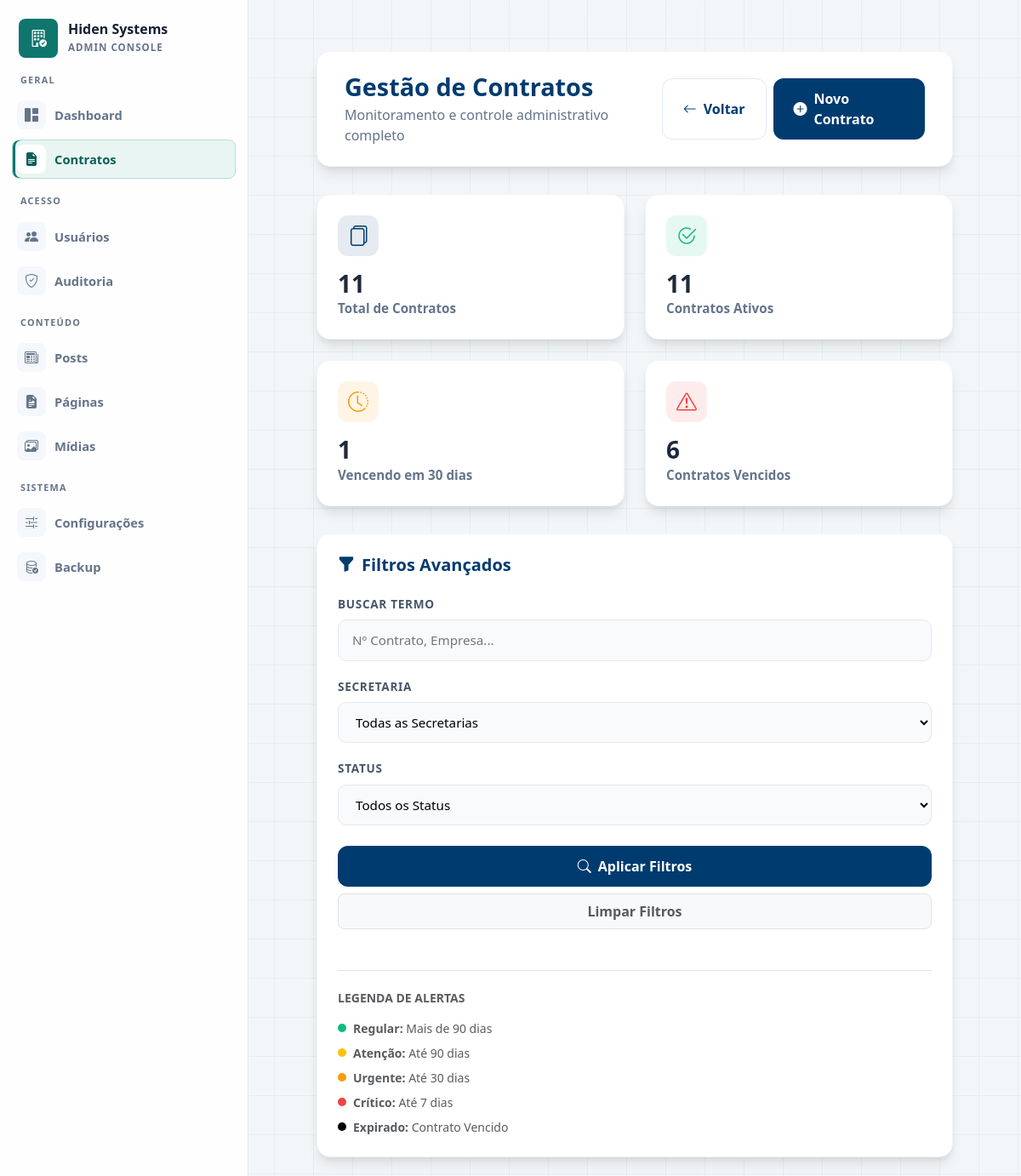
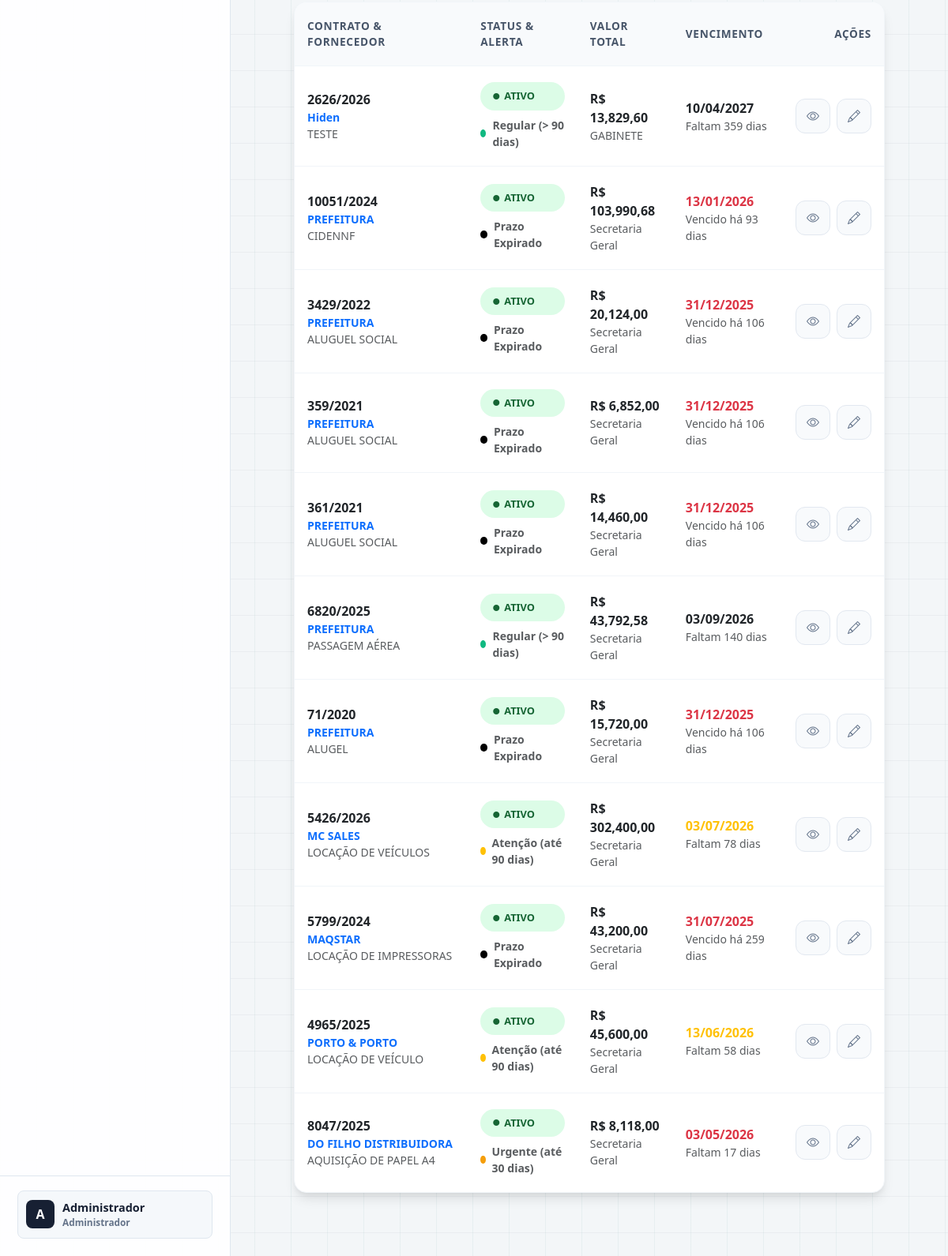
/admin-panel/contratos/ (signed in), run on the app's committed database (2 pictures, top to bottom).
### contratos/models.py (models this page shows, shortened)
class Contract(models.Model):
    numero_contrato = models.CharField(max_length=50, unique=True, verbose_name="Número do Contrato")
    secretaria = models.ForeignKey(Secretaria, on_delete=models.SET_NULL, null=True, blank=True, related_name='contratos', verbose_name="Secretaria Responsável")
    numero_protocolo = models.CharField(max_length=50, blank=True, null=True, verbose_name="Número do Protocolo")
    processo_administrativo = models.CharField(max_length=50, blank=True, null=True, verbose_name="Processo Administrativo")
    numero_pregao = models.CharField(max_length=50, blank=True, null=True, verbose_name="Número do Pregão")
    secretario = models.CharField(max_length=100, blank=True, null=True, verbose_name="Secretário(a)")
    numero_nota_empenho = models.CharField(max_length=50, blank=True, null=True, verbose_name="Número da Nota de Empenho")
    numero_ficha = models.CharField(max_length=50, blank=True, null=True, verbose_name="Número da Ficha")
    empresa = models.CharField(max_length=255, blank=True, null=True, verbose_name="Empresa")
    objeto = models.TextField(blank=True, null=True, verbose_name="Objeto do Contrato")
    data_inicio = models.DateField(verbose_name="Data de Início")
    vigencia = models.IntegerField(default=12, verbose_name="Vigência (meses)")
    data_vencimento = models.DateField(verbose_name="Data de Vencimento", blank=True)
    status = models.CharField(max_length=20, choices=ContractStatus.choices, default=ContractStatus.ATIVO)
    responsavel = models.CharField(max_length=255, verbose_name="Responsável")
    arquivo = models.FileField(upload_to='contratos/', blank=True, null=True, verbose_name="Arquivo do Contrato")
    dias_restantes = models.IntegerField(default=0)
    alerta = models.CharField(max_length=20, choices=AlertStatus.choices, default=AlertStatus.NORMAL)
    criado_por = models.ForeignKey(User, on_delete=models.SET_NULL, null=True, blank=True, related_name='contratos_criados', verbose_name="Criado por")
    criado_em = models.DateTimeField(auto_now_add=True)
    atualizado_em = models.DateTimeField(auto_now=True)
    @property
    def valor(self):
        annotated_total = getattr(self, 'valor_total_calculado', None)
        if annotated_total is not None:
            return annotated_total
        prefetched_itens = getattr(self, '_prefetched_objects_cache', {}).get('itens')
        if prefetched_itens is not None:
            return sum((item.valor_total or 0) for item in prefetched_itens)
        total = self.itens.aggregate(total=models.Sum('valor_total'))['total']
        return total or 0
    @property
    def alerta_info(self):
        mapping = {
            'vencido': {
                'label': 'Prazo Expirado',
                'color': '#000000',
                'icon': 'bi-exclamation-octagon-fill',
                'description': 'O contrato já venceu.'
            },
            'vermelho': {
                'label': 'Crítico (até 7 dias)',
                'color': 'var(--hiden-danger)',
                'icon': 'bi-exclamation-triangle-fill',
                'description': 'Vencimento em menos de uma semana.'
            },
            'laranja': {
                'label': 'Urgente (até 30 dias)',
                'color': 'var(--hiden-warning)',
                'icon': 'bi-clock-fill',
                'description': 'Vencimento em menos de um mês.'
            },
            'amarelo': {
                'label': 'Atenção (até 90 dias)',
                'color': '#ffc107', # Yellow mais visível
                'icon': 'bi-info-circle-fill',
                'description': 'Vencimento em menos de 3 meses.'
            },
            'normal': {
                'label': 'Regular (> 90 dias)',
                'color': 'var(--hiden-success)',
                'icon': 'bi-check-circle-fill',
                'description': 'Prazo de vigência seguro.'
            }
        }
        return mapping.get(self.alerta, mapping['normal'])

### admin_panel/models.py (models this page shows, shortened)
class Secretaria(models.Model):
    nome = models.CharField(max_length=100, unique=True, verbose_name="Nome da Secretaria")
    slug = models.SlugField(unique=True)
    icone = models.CharField(max_length=50, default="bi-building", verbose_name="Ícone Bootstrap")
    cor = models.CharField(max_length=20, default="#0d6efd", verbose_name="Cor de Identificação")
    criado_em = models.DateTimeField(auto_now_add=True)
    class Meta:
        verbose_name = "Secretaria"
        verbose_name_plural = "Secretarias"
        ordering = ['nome']

### admin_panel/views.py (the view)
    def wrapper(request, *args, **kwargs):
        try:
            if hasattr(request.user, 'profile') and request.user.profile.two_factor_enabled:
                if not request.session.get('two_factor_verified'):
                    return redirect('admin_panel:verify_2fa')
        except Exception as e:
            print(f"ERRO DECORATOR two_factor_required: {e}")
            return redirect('admin_panel:verify_2fa')
        return view_func(request, *args, **kwargs)

### templates/admin_panel/contratos_list.html (shortened to what this page needs)
{% extends 'admin_panel/admin_base.html' %}
{% load static %}
{% load humanize %}
{% block admin_content %}
<div class="main-content-wrapper">
    <div class="page-header">
        <div class="page-title">
            <h2>Gestão de Contratos</h2>
            <p>Monitoramento e controle administrativo completo</p>
        </div>
        <div class="header-actions d-flex gap-2">
            <a href="{% url 'admin_panel:dashboard' %}" class="btn-secondary-hiden">
                <i class="bi bi-arrow-left"></i>
                Voltar
            </a>
            <a href="{% url 'contratos:criar' %}" class="btn-primary-hiden">
                <i class="bi bi-plus-circle-fill"></i>
                Novo Contrato
            </a>
        </div>
    </div>
    <div class="stat-grid">
        <div class="hiden-stat-card">
            <div class="stat-icon-box" style="background: rgba(0, 59, 112, 0.1); color: var(--hiden-primary);">
                <i class="bi bi-files"></i>
            </div>
            <div class="stat-info">
                <h3>{{ stats.total }}</h3>
                <span>Total de Contratos</span>
            </div>
        </div>
        <div class="hiden-stat-card">
            <div class="stat-icon-box" style="background: rgba(16, 185, 129, 0.1); color: var(--hiden-success);">
                <i class="bi bi-check2-circle"></i>
            </div>
            <div class="stat-info">
                <h3>{{ stats.ativos }}</h3>
                <span>Contratos Ativos</span>
            </div>
        </div>
        <div class="hiden-stat-card">
            <div class="stat-icon-box" style="background: rgba(245, 158, 11, 0.1); color: var(--hiden-warning);">
                <i class="bi bi-clock-history"></i>
            </div>
            <div class="stat-info">
                <h3>{{ stats.vencendo_30 }}</h3>
                <span>Vencendo em 30 dias</span>
            </div>
        </div>
        <div class="hiden-stat-card">
            <div class="stat-icon-box" style="background: rgba(239, 68, 68, 0.1); color: var(--hiden-danger);">
                <i class="bi bi-exclamation-triangle"></i>
            </div>
            <div class="stat-info">
                <h3>{{ stats.vencidos }}</h3>
                <span>Contratos Vencidos</span>
            </div>
        </div>
    </div>
    <div class="content-grid">
        <aside class="filter-card">
            <h5 class="fw-bold mb-4" style="color: var(--hiden-primary);"><i class="bi bi-funnel-fill me-2"></i>Filtros Avançados</h5>
            <form method="get">
                <div class="filter-group">
                    <label class="filter-label">Buscar Termo</label>
                    <input type="text" name="q" class="hiden-input" placeholder="Nº Contrato, Empresa..." value="{{ query|default:'' }}">
                </div>
                <div class="filter-group">
                    <label class="filter-label">Secretaria</label>
                    <select name="secretaria" class="hiden-input">
                        <option value="">Todas as Secretarias</option>
                    </select>
                </div>
                <div class="filter-group">
                    <label class="filter-label">Status</label>
                    <select name="status" class="hiden-input">
                        <option value="">Todos os Status</option>
                    </select>
                </div>
                <div class="d-grid gap-2 mt-4">
                    <button type="submit" class="btn-primary-hiden justify-content-center">
                        <i class="bi bi-search"></i> Aplicar Filtros
                    </button>
                    <a href="{% url 'admin_panel:contratos_list' %}" class="btn btn-light rounded-pill fw-bold text-muted border py-2">
                        Limpar Filtros
                    </a>
                </div>
            </form>
            <div class="mt-5 pt-4 border-top">
                <h6 class="fw-bold mb-3 small text-muted text-uppercase">Legenda de Alertas</h6>
                <div class="d-flex flex-column gap-2">
                    <div class="d-flex align-items-center gap-2 small">
                        <span class="rounded-circle" style="width: 10px; height: 10px; background: var(--hiden-success);"></span>
                        <span class="text-muted"><b>Regular:</b> Mais de 90 dias</span>
                    </div>
                    <div class="d-flex align-items-center gap-2 small">
                        <span class="rounded-circle" style="width: 10px; height: 10px; background: #ffc107;"></span>
                        <span class="text-muted"><b>Atenção:</b> Até 90 dias</span>
                    </div>
                    <div class="d-flex align-items-center gap-2 small">
                        <span class="rounded-circle" style="width: 10px; height: 10px; background: var(--hiden-warning);"></span>
                        <span class="text-muted"><b>Urgente:</b> Até 30 dias</span>
                    </div>
                    <div class="d-flex align-items-center gap-2 small">
                        <span class="rounded-circle" style="width: 10px; height: 10px; background: var(--hiden-danger);"></span>
                        <span class="text-muted"><b>Crítico:</b> Até 7 dias</span>
                    </div>
                    <div class="d-flex align-items-center gap-2 small">
                        <span class="rounded-circle" style="width: 10px; height: 10px; background: #000;"></span>
                        <span class="text-muted"><b>Expirado:</b> Contrato Vencido</span>
                    </div>
                </div>
            </div>
        </aside>
        <main class="table-card">
            <div class="table-responsive">
                <table class="hiden-table">
                    <thead>
                        <tr>
                            <th>Contrato & Fornecedor</th>
                            <th>Status & Alerta</th>
                            <th>Valor Total</th>
                            <th>Vencimento</th>
                            <th class="text-end">Ações</th>
                        </tr>
                    </thead>
                    <tbody>
                        {% for contrato in contratos %}
                        <tr>
                            <td>
                                <div class="d-flex flex-column">
                                    <span class="fw-bold text-dark fs-6">{{ contrato.numero_contrato }}</span>
                                    <span class="text-primary fw-semibold small">{{ contrato.empresa|default:"Fornecedor não informado" }}</span>
                                    <span class="text-muted small text-truncate" style="max-width: 250px;">{{ contrato.objeto|truncatechars:60 }}</span>
                                </div>
                            </td>
                            <td>
                                <div class="d-flex flex-column gap-2">
                                    <span class="hiden-badge {% if contrato.status == 'ativo' %}badge-active{% else %}badge-expired{% endif %}">
                                        <i class="bi bi-circle-fill" style="font-size: 0.5rem;"></i>
                                        {{ contrato.get_status_display|upper }}
                                    </span>
                                    <div class="d-flex align-items-center gap-2 small fw-bold" title="{{ contrato.alerta_info.description }}">
                                        <span class="rounded-circle" style="width: 10px; height: 10px; background: {{ contrato.alerta_info.color }};"></span>
                                        <span class="text-muted">{{ contrato.alerta_info.label }}</span>
                                    </div>
                                </div>
                            </td>
                            <td>
                                <div class="d-flex flex-column">
                                    <span class="fw-bold text-dark">R$ {{ contrato.valor|floatformat:2|intcomma }}</span>
                                    <span class="text-muted small">{{ contrato.secretaria.nome|default:"Secretaria Geral" }}</span>
                                </div>
                            </td>
                            <td>
                                <div class="d-flex flex-column">
                                    <span class="fw-bold {% if contrato.dias_restantes <= 30 %}text-danger{% elif contrato.dias_restantes <= 90 %}text-warning{% else %}text-dark{% endif %}">
                                        {{ contrato.data_vencimento|date:"d/m/Y" }}
                                    </span>
                                    <span class="text-muted small">
                                        {% if contrato.dias_restantes > 0 %}
                                            Faltam {{ contrato.dias_restantes }} dias
                                        {% elif contrato.dias_restantes == 0 %}
                                            Vence Hoje
                                        {% else %}
                                            Vencido há {{ contrato.dias_restantes|stringformat:"i"|slice:"1:" }} dias
                                        {% endif %}
                                    </span>
                                </div>
                            </td>
                            <td class="text-end">
                                <div class="d-flex justify-content-end gap-2">
                                    <a href="{% url 'contratos:detalhe' contrato.pk %}" class="btn-action" title="Ver Detalhes">
                                        <i class="bi bi-eye"></i>
                                    </a>
                                    <a href="{% url 'contratos:editar' contrato.pk %}" class="btn-action" title="Editar">
                                        <i class="bi bi-pencil"></i>
                                    </a>
                                </div>
                            </td>
                        </tr>
                        {% endfor %}
                    </tbody>
                </table>
            </div>
        </main>
    </div>
</div>
{% endblock %}

### templates/admin_panel/admin_base.html (shortened to what this page needs)
{% load static %}
<!DOCTYPE html>
<html lang="pt-br">
<head>
    <link href="https://cdn.jsdelivr.net/npm/bootstrap@5.3.3/dist/css/bootstrap.min.css" rel="stylesheet">
    <link rel="stylesheet" href="https://cdn.jsdelivr.net/npm/bootstrap-icons@1.11.3/font/bootstrap-icons.min.css">
</head>
<body>
<div class="admin-layout">
    <aside class="admin-layout-sidebar no-print">
        <div class="admin-layout-brand">
            <div class="admin-layout-mark"><i class="bi bi-building-check"></i></div>
            <div>
                <strong>Hiden Systems</strong>
                <span>Admin Console</span>
            </div>
        </div>
        {% include 'admin_panel/sidebar.html' %}
        <div class="admin-layout-footer">
            <div class="admin-layout-user">
                <div class="admin-layout-avatar">{{ request.user.username|slice:":1"|upper }}</div>
                <div>
                    <strong>{{ request.user.get_full_name|default:request.user.username }}</strong>
                    <span>Administrador</span>
                </div>
            </div>
        </div>
    </aside>
    <main class="admin-layout-main">
        {% block admin_content %}{% endblock %}
    </main>
</div>
</body>
</html>

### data on the page
Contract: numero_contrato "2626/2026", empresa "Hiden", objeto "TESTE", status "ATIVO", alerta_info.label "Regular (> 90 dias)", valor "13,829,60", secretaria.nome "GABINETE", data_vencimento "10/04/2027", dias_restantes "359"
Contract: numero_contrato "10051/2024", empresa "PREFEITURA", objeto "CIDENNF", status "ATIVO", alerta_info.label "Prazo Expirado", valor "103,990,68", secretaria.nome "Secretaria Geral", data_vencimento "13/01/2026", dias_restantes "93"
Contract: numero_contrato "3429/2022", empresa "PREFEITURA", objeto "ALUGUEL SOCIAL", status "ATIVO", alerta_info.label "Prazo Expirado", valor "20,124,00", secretaria.nome "Secretaria Geral", data_vencimento "31/12/2025", dias_restantes "106"
Contract: numero_contrato "359/2021", empresa "PREFEITURA", objeto "ALUGUEL SOCIAL", status "ATIVO", alerta_info.label "Prazo Expirado", valor "6,852,00", secretaria.nome "Secretaria Geral", data_vencimento "31/12/2025", dias_restantes "106"
Contract: numero_contrato "361/2021", empresa "PREFEITURA", objeto "ALUGUEL SOCIAL", status "ATIVO", alerta_info.label "Prazo Expirado", valor "14,460,00", secretaria.nome "Secretaria Geral", data_vencimento "31/12/2025", dias_restantes "106"
Contract: numero_contrato "6820/2025", empresa "PREFEITURA", objeto "PASSAGEM AÉREA", status "ATIVO", alerta_info.label "Regular (> 90 dias)", valor "43,792,58", secretaria.nome "Secretaria Geral", data_vencimento "03/09/2026", dias_restantes "140"
Contract: numero_contrato "71/2020", empresa "PREFEITURA", objeto "ALUGEL", status "ATIVO", alerta_info.label "Prazo Expirado", valor "15,720,00", secretaria.nome "Secretaria Geral", data_vencimento "31/12/2025", dias_restantes "106"
Contract: numero_contrato "5426/2026", empresa "MC SALES", objeto "LOCAÇÃO DE VEÍCULOS", status "ATIVO", alerta_info.label "Atenção (até 90 dias)", valor "302,400,00", secretaria.nome "Secretaria Geral", data_vencimento "03/07/2026", dias_restantes "78"
Contract: numero_contrato "5799/2024", empresa "MAQSTAR", objeto "LOCAÇÃO DE IMPRESSORAS", status "ATIVO", alerta_info.label "Prazo Expirado", valor "43,200,00", secretaria.nome "Secretaria Geral", data_vencimento "31/07/2025", dias_restantes "259"
Contract: numero_contrato "4965/2025", empresa "PORTO & PORTO", objeto "LOCAÇÃO DE VEÍCULO", status "ATIVO", alerta_info.label "Atenção (até 90 dias)", valor "45,600,00", secretaria.nome "Secretaria Geral", data_vencimento "13/06/2026", dias_restantes "58"
Contract: numero_contrato "8047/2025", empresa "DO FILHO DISTRIBUIDORA", objeto "AQUISIÇÃO DE PAPEL A4", status "ATIVO", alerta_info.label "Urgente (até 30 dias)", valor "8,118,00", secretaria.nome "Secretaria Geral", data_vencimento "03/05/2026", dias_restantes "17"

### other printed values
{{ request.user.username|slice:":1"|upper }} "A"
{{ request.user.get_full_name|default:request.user.username }} "Administrador"
{{ stats.total }} "11"
{{ stats.ativos }} "11"
{{ stats.vencendo_30 }} "1"
{{ stats.vencidos }} "6"
